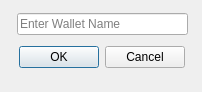
<?xml version="1.0" encoding="UTF-8"?>
<ui version="4.0">
 <class>NewTable</class>
 <widget class="QDialog" name="NewTable">
  <property name="geometry">
   <rect>
    <x>0</x>
    <y>0</y>
    <width>202</width>
    <height>92</height>
   </rect>
  </property>
  <property name="windowTitle">
   <string>Dialog</string>
  </property>
  <widget class="QWidget" name="">
   <property name="geometry">
    <rect>
     <x>17</x>
     <y>13</y>
     <width>171</width>
     <height>61</height>
    </rect>
   </property>
   <layout class="QVBoxLayout" name="verticalLayout">
    <item>
     <widget class="QLineEdit" name="walletName">
      <property name="placeholderText">
       <string>Enter Wallet Name</string>
      </property>
     </widget>
    </item>
    <item alignment="Qt::AlignHCenter|Qt::AlignVCenter">
     <widget class="QDialogButtonBox" name="buttonBox">
      <property name="orientation">
       <enum>Qt::Horizontal</enum>
      </property>
      <property name="standardButtons">
       <set>QDialogButtonBox::Cancel|QDialogButtonBox::Ok</set>
      </property>
     </widget>
    </item>
   </layout>
  </widget>
 </widget>
 <resources/>
 <connections>
  <connection>
   <sender>buttonBox</sender>
   <signal>accepted()</signal>
   <receiver>NewTable</receiver>
   <slot>accept()</slot>
   <hints>
    <hint type="sourcelabel">
     <x>248</x>
     <y>254</y>
    </hint>
    <hint type="destinationlabel">
     <x>157</x>
     <y>274</y>
    </hint>
   </hints>
  </connection>
  <connection>
   <sender>buttonBox</sender>
   <signal>rejected()</signal>
   <receiver>NewTable</receiver>
   <slot>reject()</slot>
   <hints>
    <hint type="sourcelabel">
     <x>316</x>
     <y>260</y>
    </hint>
    <hint type="destinationlabel">
     <x>286</x>
     <y>274</y>
    </hint>
   </hints>
  </connection>
 </connections>
</ui>
